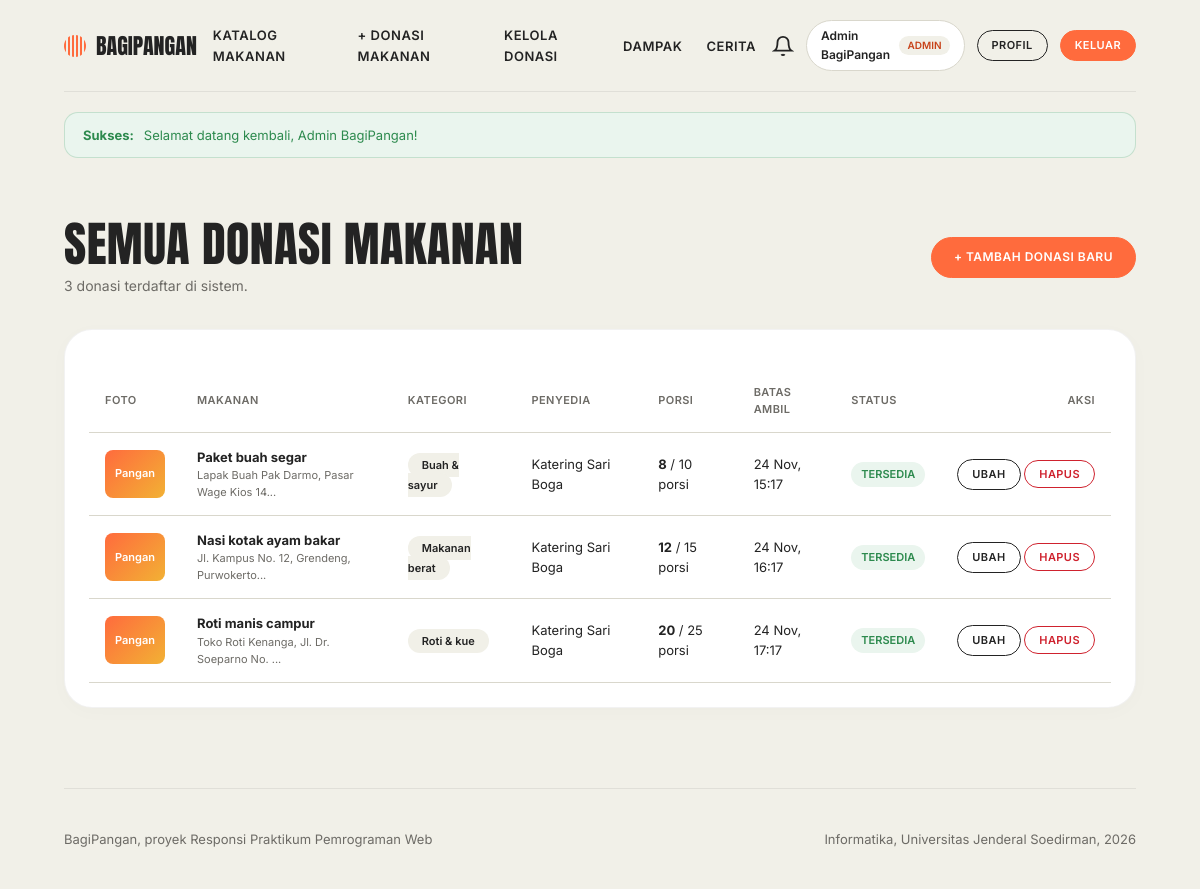
Page /donasi/riwayat.php (signed in) on the committed database.
### tables this page shows
CREATE TABLE IF NOT EXISTS donasi (
    id INT AUTO_INCREMENT PRIMARY KEY,
    user_id INT NOT NULL,
    kategori_id INT NOT NULL,
    nama_makanan VARCHAR(150) NOT NULL,
    deskripsi TEXT NULL,
    porsi_awal INT NOT NULL,
    porsi_tersisa INT NOT NULL,
    batas_waktu DATETIME NOT NULL,
    alamat_ambil TEXT NOT NULL,
    foto VARCHAR(255) NULL,
    status ENUM('tersedia', 'habis', 'kedaluwarsa', 'dibatalkan') DEFAULT 'tersedia',
    created_at TIMESTAMP DEFAULT CURRENT_TIMESTAMP,
    updated_at TIMESTAMP DEFAULT CURRENT_TIMESTAMP ON UPDATE CURRENT_TIMESTAMP,
    FOREIGN KEY (user_id) REFERENCES users(id) ON DELETE CASCADE,
    FOREIGN KEY (kategori_id) REFERENCES kategori(id) ON DELETE RESTRICT
);

CREATE TABLE IF NOT EXISTS kategori (
    id INT AUTO_INCREMENT PRIMARY KEY,
    nama_kategori VARCHAR(50) NOT NULL UNIQUE,
    slug VARCHAR(50) NOT NULL UNIQUE,
    deskripsi VARCHAR(255) NULL,
    created_at TIMESTAMP DEFAULT CURRENT_TIMESTAMP
);

CREATE TABLE IF NOT EXISTS users (
    id INT AUTO_INCREMENT PRIMARY KEY,
    nama VARCHAR(100) NOT NULL,
    email VARCHAR(100) NOT NULL UNIQUE,
    password VARCHAR(255) NOT NULL,
    no_hp VARCHAR(20) NOT NULL,
    alamat TEXT NOT NULL,
    role ENUM('penyedia', 'penerima', 'admin') NOT NULL DEFAULT 'penerima',
    foto VARCHAR(255) DEFAULT 'default-avatar.png',
    created_at TIMESTAMP DEFAULT CURRENT_TIMESTAMP,
    updated_at TIMESTAMP DEFAULT CURRENT_TIMESTAMP ON UPDATE CURRENT_TIMESTAMP
);

### donasi/riwayat.php (the view, shortened to what this page needs)
<?php
require_once __DIR__ . '/../config/database.php';
$user_role = $_SESSION['user_role'];
if ($user_role === 'admin') {
    $sql = "SELECT d.*, k.nama_kategori, u.nama as nama_penyedia
            FROM donasi d
            JOIN kategori k ON d.kategori_id = k.id
            JOIN users u ON d.user_id = u.id
            ORDER BY d.created_at DESC";
    $stmt = $pdo->query($sql);
}
$donasi_list = $stmt->fetchAll();
require_once __DIR__ . '/../includes/header.php';
?>
<div class="wrap">
    <div class="page-header">
        <div>
            <h1><?= $user_role === 'admin' ? 'Semua Donasi Makanan' : 'Donasi Makanan Saya' ?></h1>
            <p style="color: var(--muted); font-size: 14px; margin-top: 4px;">
                <?= count($donasi_list) ?> donasi terdaftar di sistem.
            </p>
        </div>
        <a href="tambah.php" class="btn fill">+ Tambah Donasi Baru</a>
    </div>
    <?php if (empty($donasi_list)): ?>
        <div class="card-box" style="text-align: center; padding: 60px 20px;">
            <h3 style="font-size: 28px; margin-bottom: 8px;">Belum Ada Donasi Makanan</h3>
            <p style="color: var(--muted); margin-bottom: 24px;">Kamu belum mengunggah donasi makanan berlebih.</p>
            <a href="tambah.php" class="btn fill">+ Buat Donasi Pertama</a>
        </div>
    <?php else: ?>
        <div class="card-box" style="padding: 24px;">
            <div class="table-responsive">
                <table class="data-table">
                    <thead>
                        <tr>
                            <th>Foto</th>
                            <th>Makanan</th>
                            <th>Kategori</th>
                            <?php if ($user_role === 'admin'): ?>
                                <th>Penyedia</th>
                            <?php endif; ?>
                            <th>Porsi</th>
                            <th>Batas Ambil</th>
                            <th>Status</th>
                            <th style="text-align: right;">Aksi</th>
                        </tr>
                    </thead>
                    <tbody>
                        <?php foreach ($donasi_list as $row):
                            $is_expired = strtotime($row['batas_waktu']) < time() && $row['status'] === 'tersedia';
                            $display_status = $is_expired ? 'kedaluwarsa' : $row['status'];
                            $foto_url = !empty($row['foto']) && file_exists(__DIR__ . '/../uploads/makanan/' . $row['foto'])
                                ? $root_path . 'uploads/makanan/' . htmlspecialchars($row['foto'])
                                : null;
                        ?>
                            <tr>
                                <td style="width: 70px;">
                                    <?php if ($foto_url): ?>
                                        <img src="<?= $foto_url ?>" alt="<?= htmlspecialchars($row['nama_makanan']) ?>" style="width: 60px; height: 48px; object-fit: cover; border-radius: 8px;">
                                    <?php else: ?>
                                        <div style="width: 60px; height: 48px; background: linear-gradient(135deg, #FF6B3D, #f2b134); border-radius: 8px; display: flex; align-items: center; justify-content: center; color: #fff; font-size: 11px; font-weight: 600;">Pangan</div>
                                    <?php endif; ?>
                                </td>
                                <td>
                                    <strong><?= htmlspecialchars($row['nama_makanan']) ?></strong>
                                    <div style="color: var(--muted); font-size: 11px;"><?= htmlspecialchars(substr($row['alamat_ambil'], 0, 40)) ?>...</div>
                                </td>
                                <td><span class="tag"><?= htmlspecialchars($row['nama_kategori']) ?></span></td>
                                <?php if ($user_role === 'admin'): ?>
                                    <td><?= htmlspecialchars($row['nama_penyedia']) ?></td>
                                <?php endif; ?>
                                <td>
                                    <strong><?= $row['porsi_tersisa'] ?></strong> / <?= $row['porsi_awal'] ?> porsi
                                </td>
                                <td>
                                    <?= date('d M, H:i', strtotime($row['batas_waktu'])) ?>
                                </td>
                                <td>
                                    <span class="status-badge status-<?= $display_status ?>">
                                        <?= htmlspecialchars($display_status) ?>
                                    </span>
                                </td>
                                <td style="text-align: right; white-space: nowrap;">
                                    <a href="edit.php?id=<?= $row['id'] ?>" class="btn sm">Ubah</a>
                                    <button onclick="confirmAction('Apakah kamu yakin ingin menghapus donasi ini?', 'hapus.php?id=<?= $row['id'] ?>')" class="btn sm danger">Hapus</button>
                                </td>
                            </tr>
                        <?php endforeach; ?>
                    </tbody>
                </table>
            </div>
        </div>
    <?php endif; ?>
</div>
<?php require_once __DIR__ . '/../includes/footer.php'; ?>

### assets/css/style.css (style rules this page uses)
:root { --cream: #F1F0E8; --ink: #232323; --orange: #FF6B3D; --rust: #C8431A; --white: #ffffff; --muted: #6d6b66; --line: #d9d7cc; --green: #2d8a4e; --green-bg: #eaf5ee; --red: #cf222e; --red-bg: #ffebe9; --radius-pill: 999px; --radius-card: 28px; }
* { box-sizing: border-box; margin: 0; padding: 0; }
html { scroll-behavior: smooth; }
body { background: var(--cream); color: var(--ink); font-family: 'Inter', system-ui, -apple-system, sans-serif; line-height: 1.55; min-height: 100vh; display: flex; flex-direction: column; }
h1, h2, h3, h4, .display { font-family: 'Anton', Impact, "Arial Narrow", sans-serif; font-weight: 400; text-transform: uppercase; line-height: 1.1; letter-spacing: .01em; }
a { color: inherit; text-decoration: none; }
.wrap { max-width: 1120px; margin: 0 auto; padding: 0 24px; width: 100%; }
.btn { display: inline-block; border: 1.5px solid var(--ink); border-radius: var(--radius-pill); padding: 10px 22px; font-size: 12px; font-weight: 600; text-transform: uppercase; letter-spacing: .04em; background: transparent; color: var(--ink); cursor: pointer; font-family: inherit; transition: all .2s ease; text-align: center; }
.btn.fill { background: var(--orange); border-color: var(--orange); color: var(--white); }
.btn.danger { border-color: var(--red); color: var(--red); }
.btn.sm { padding: 6px 14px; font-size: 11px; }
.card-box { background: var(--white); border-radius: var(--radius-card); padding: 36px; border: 1px solid rgba(35, 35, 35, 0.06); box-shadow: 0 4px 20px rgba(0, 0, 0, 0.02); }
.tag { background: var(--cream); border-radius: var(--radius-pill); padding: 5px 14px; font-size: 11px; font-weight: 600; color: var(--ink); z-index: 1; }
.status-badge { display: inline-block; padding: 4px 10px; border-radius: var(--radius-pill); font-size: 11px; font-weight: 600; text-transform: uppercase; }
.status-tersedia { background: var(--green-bg); color: var(--green); }
.table-responsive { overflow-x: auto; }
.data-table { width: 100%; border-collapse: collapse; margin-top: 16px; }
.data-table th, .data-table td { padding: 14px 16px; text-align: left; border-bottom: 1px solid var(--line); font-size: 13px; }
.data-table th { font-weight: 600; text-transform: uppercase; font-size: 11px; letter-spacing: .04em; color: var(--muted); }
.page-header { display: flex; justify-content: space-between; align-items: center; margin-bottom: 32px; flex-wrap: wrap; gap: 16px; }
.page-header h1 { font-size: clamp(32px, 5vw, 48px); }

### rows in the picture
donasi: nama_makanan "Paket buah segar", alamat_ambil "Lapak Buah Pak Darmo, Pasar Wage Kios 14", kategori.nama_kategori "Buah & sayur", user.nama "Katering Sari Boga", porsi_tersisa "8", porsi_awal "10", batas_waktu "24 Nov, 15:17"
donasi: nama_makanan "Nasi kotak ayam bakar", alamat_ambil "Jl. Kampus No. 12, Grendeng, Purwokerto", kategori.nama_kategori "Makanan berat", user.nama "Katering Sari Boga", porsi_tersisa "12", porsi_awal "15", batas_waktu "24 Nov, 16:17"
donasi: nama_makanan "Roti manis campur", alamat_ambil "Toko Roti Kenanga, Jl. Dr. Soeparno No.", kategori.nama_kategori "Roti & kue", user.nama "Katering Sari Boga", porsi_tersisa "20", porsi_awal "25", batas_waktu "24 Nov, 17:17"

### other values in the picture
$user['nama'] "Admin BagiPangan"
$user['role'] "ADMIN"
$flash_success "Selamat datang kembali, Admin BagiPangan!"
count($donasi_list) "3"
